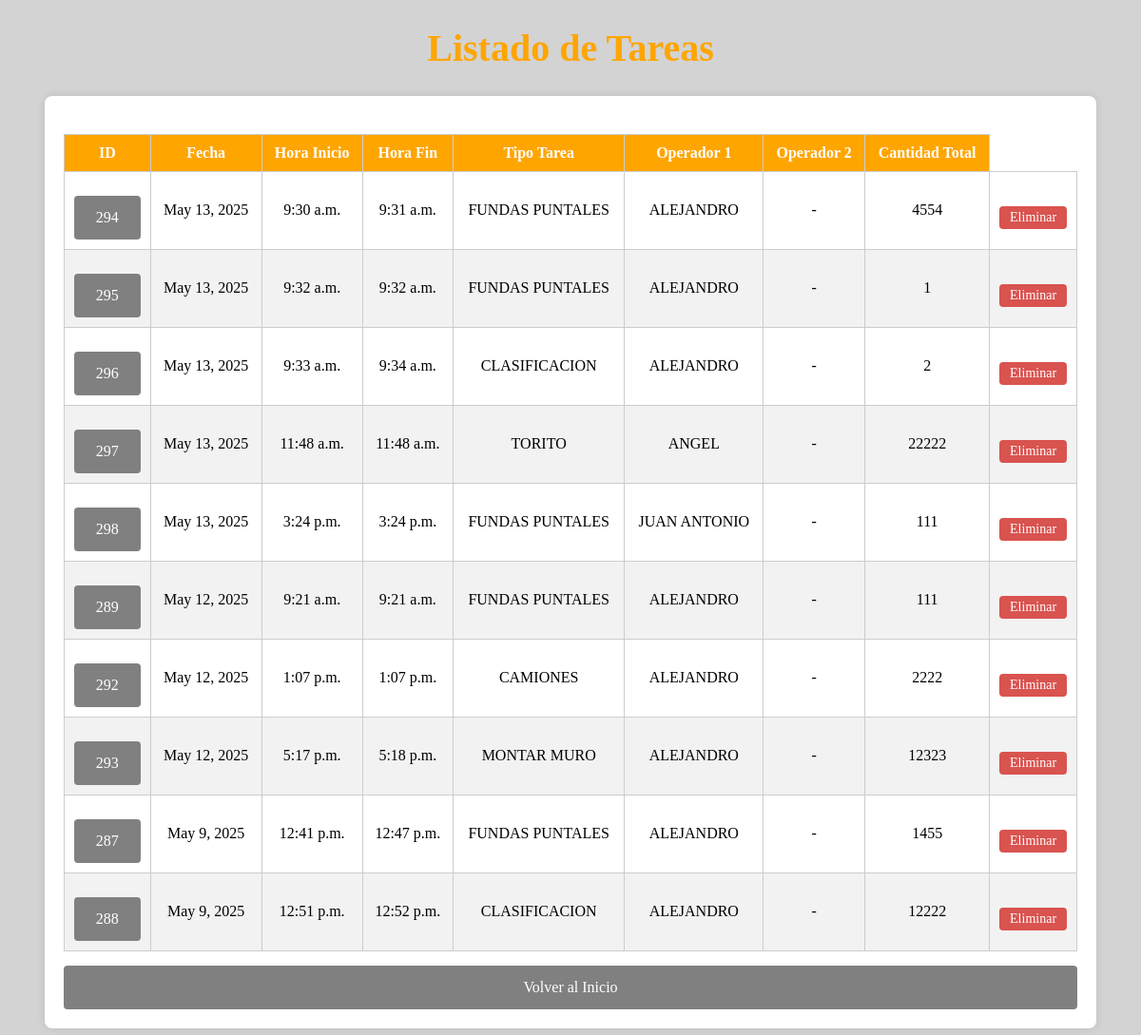
Page /lista_tareas/ on the committed database.
### pda/models.py (models this page shows, shortened)
class TipoTarea(models.Model):
    cod_tarea=models.TextField(null=True,blank=True)
    nombre=models.TextField(null=True,blank=True)

class Patio(models.Model):
    fecha = models.DateField(verbose_name='Fecha', null=True, blank=True)
    horaInicio = models.TimeField(verbose_name='H.Inicio', null=True, blank=True)
    horaFin = models.TimeField(verbose_name='H.Fin', null=True, blank=True)
    idTipTarea = models.IntegerField(verbose_name='Tip.Tarea', null=True, blank=True)
    idOper1 = models.IntegerField(verbose_name='Op.1', null=True, blank=True)
    idOper2 = models.IntegerField(verbose_name='Op.2', null=True, blank=True)
    cantidad = models.IntegerField(verbose_name='Cantidad', null=True, blank=True)

class Trabajador(models.Model):
    nombre=models.TextField(null=True,blank=True)
    apellidos=models.TextField(null=True,blank=True)

### pda/views.py (the view)
# urls.py: path('lista_tareas/', lista_tareas_completa,name='listaTareas'),
def lista_tareas_completa(request):
    tareas = Patio.objects.all().order_by('-fecha')
    tareas_info = []
    for tarea in tareas:
        tarea_info = {
            'id': tarea.id,
            'fecha': tarea.fecha,
            'horaInicio': tarea.horaInicio,
            'horaFin': tarea.horaFin,
            'tipo_tarea': TipoTarea.objects.filter(id=tarea.idTipTarea).first(),
            'operador1': Trabajador.objects.filter(id=tarea.idOper1).first(),
            'operador2': Trabajador.objects.filter(id=tarea.idOper2).first() if tarea.idOper2 else None,
            'cantidad': tarea.cantidad
        }
        tareas_info.append(tarea_info)
    return render(request, 'lista_tareas.html', {
        'tareas_info': tareas_info
    })

### templates/lista_tareas.html (shortened to what this page needs)
<!DOCTYPE html>
<html lang="es">
<head>
</head>
<body>
    <h1>Listado de Tareas</h1>
    <div class="container">
        <div class="form-container">
            <table>
                <thead>
                    <tr>
                        <th>ID</th>
                        <th>Fecha</th>
                        <th>Hora Inicio</th>
                        <th>Hora Fin</th>
                        <th>Tipo Tarea</th>
                        <th>Operador 1</th>
                        <th>Operador 2</th>
                        <th>Cantidad Total</th>
                    </tr>
                </thead>
                <tbody>
                    {% for t in tareas_info %}
                    <tr>
                        <td><a href="{% url 'detalle_tarea' tarea_id=t.id %}">{{ t.id }}</a></td>
                        <td>{{ t.fecha }}</td>
                        <td>{{ t.horaInicio }}</td>
                        <td>{{ t.horaFin }}</td>
                        <td>{{ t.tipo_tarea.nombre }}</td>
                        <td>{{ t.operador1.nombre }}</td>
                        <td>{% if t.operador2 %}{{ t.operador2.nombre }}{% else %}-{% endif %}</td>
                        <td>{{ t.cantidad }}</td>
                        <td><a href="{% url 'eliminarTarea' t.id %}" class="btn-eliminar">Eliminar</a></td>
                    </tr>
                    {% endfor %}
                </tbody>
            </table>
            <a href="/paginaInicial/">Volver al Inicio</a>
        </div>
    </div>
</body>
</html>

### templates/lista_tareas.html (style rules this page uses)
body { background-color: lightgrey; }
h1 { text-align: center; color: orange; font-size: 40px; }
.container { display: flex; justify-content: center; margin-top: 20px; }
.form-container { background-color: white; padding: 20px; border-radius: 8px; box-shadow: 0 0 10px rgba(0, 0, 0, 0.1); width: 90%; overflow-x: auto; }
table { width: 100%; border-collapse: collapse; margin-top: 20px; }
th, td { border: 1px solid #ccc; padding: 10px; text-align: center; }
th { background-color: orange; color: white; }
tr:nth-child(even) { background-color: #f2f2f2; }
a { text-decoration: none; color: white; display: block; background-color: grey; padding: 14px 20px; text-align: center; margin-top: 15px; width: 100%; box-sizing: border-box; border-radius: 4px; }
.btn-eliminar { background-color: #d9534f; color: white; padding: 4px 8px; font-size: 12px; border: none; border-radius: 4px; text-decoration: none; cursor: pointer; font-size: 14px; transition: background-color 0.3s ease; display: inline-block; }

### rows in the picture
TipoTarea: id "294", fecha "May 13, 2025", horaInicio "9:30 a.m.", horaFin "9:31 a.m.", tipo_tarea.nombre "FUNDAS PUNTALES", operador1.nombre "ALEJANDRO", cantidad "4554", id "295", horaInicio "9:32 a.m.", horaFin "9:32 a.m.", cantidad "1", id "298", horaInicio "3:24 p.m.", horaFin "3:24 p.m.", operador1.nombre "JUAN ANTONIO", cantidad "111", id "289", fecha "May 12, 2025", horaInicio "9:21 a.m.", horaFin "9:21 a.m.", id "287", fecha "May 9, 2025", horaInicio "12:41 p.m.", horaFin "12:47 p.m.", cantidad "1455"
TipoTarea: id "296", fecha "May 13, 2025", horaInicio "9:33 a.m.", horaFin "9:34 a.m.", tipo_tarea.nombre "CLASIFICACION", operador1.nombre "ALEJANDRO", cantidad "2", id "288", fecha "May 9, 2025", horaInicio "12:51 p.m.", horaFin "12:52 p.m.", cantidad "12222"
TipoTarea: id "297", fecha "May 13, 2025", horaInicio "11:48 a.m.", horaFin "11:48 a.m.", tipo_tarea.nombre "TORITO", operador1.nombre "ANGEL", cantidad "22222"
TipoTarea: id "292", fecha "May 12, 2025", horaInicio "1:07 p.m.", horaFin "1:07 p.m.", tipo_tarea.nombre "CAMIONES", operador1.nombre "ALEJANDRO", cantidad "2222"
TipoTarea: id "293", fecha "May 12, 2025", horaInicio "5:17 p.m.", horaFin "5:18 p.m.", tipo_tarea.nombre "MONTAR MURO", operador1.nombre "ALEJANDRO", cantidad "12323"
